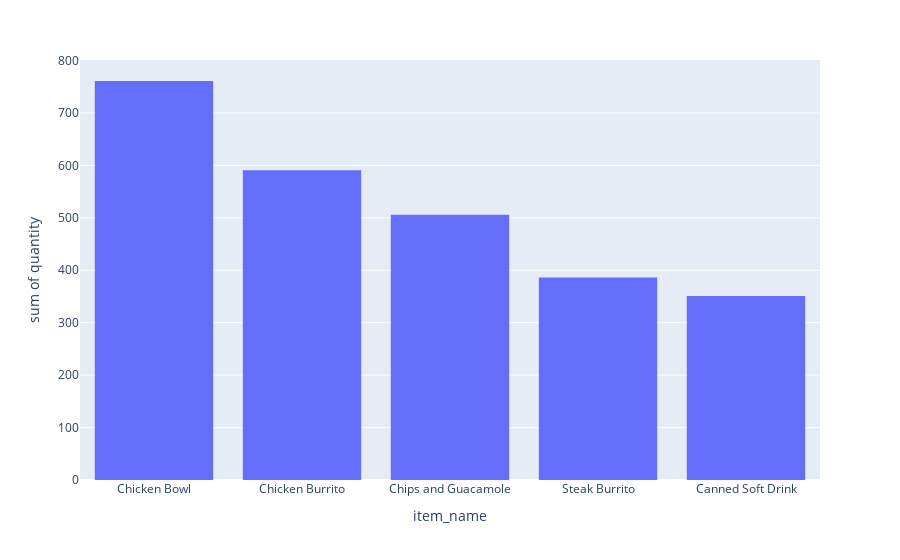

This figure's notebook cell:
### Code cell
fig = px.histogram(df_top5, y='quantity', x=df_top5.index)
fig.show()

### Figure 1 — Plotly figure (JSON) as saved in the notebook; plotly's stock layout.template omitted (floating-point values rounded to 4 significant figures)
{"data": [{"alignmentgroup": "True", "bingroup": "x", "histfunc": "sum", "hovertemplate": "item_name=%{x}<br>sum of quantity=%{y}<extra></extra>", "legendgroup": "", "marker": {"color": "#636efa", "pattern": {"shape": ""}}, "name": "", "offsetgroup": "", "orientation": "v", "showlegend": false, "type": "histogram", "x": ["Chicken Bowl", "Chicken Burrito", "Chips and Guacamole", "Steak Burrito", "Canned Soft Drink"], "xaxis": "x", "y": [761, 591, 506, 386, 351], "yaxis": "y"}], "layout": {"autosize": true, "barmode": "relative", "legend": {"tracegroupgap": 0}, "margin": {"t": 60}, "xaxis": {"anchor": "y", "autorange": true, "domain": [0, 1], "range": [-0.5, 4.5], "title": {"text": "item_name"}, "type": "category"}, "yaxis": {"anchor": "x", "autorange": true, "domain": [0, 1], "range": [0, 801.1], "title": {"text": "sum of quantity"}, "type": "linear"}}}
